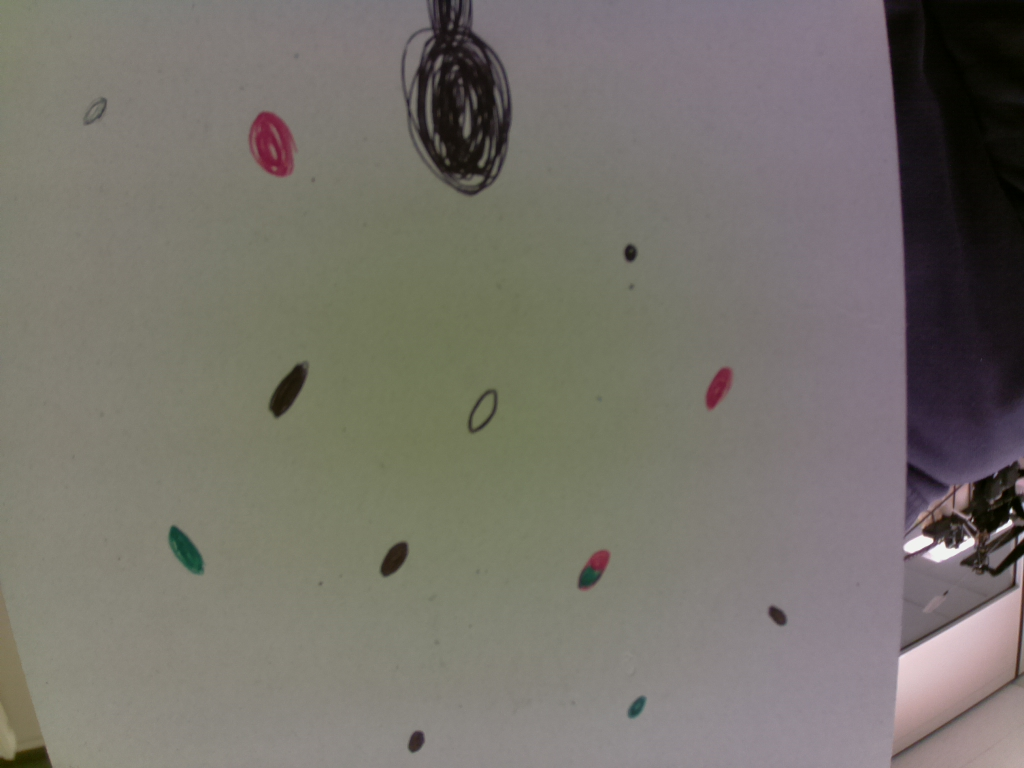
#> input picture Programma_Prova1_Raspberry/Trappola/2017_12_7_15.jpg, 1024 x 768 px, given in place of 2026_11_20_11.jpg, which was not available
$ python -i elabora_immagine.py   (imports and definitions only)
#> lines starting #> are read from the running program, lines starting #| are printed output that depends on the picture; after the words box and inside, x2 and y2 are one past the last pixel; in counts of white or black regions, pixels touching at a corner belong together; pictures that were not available may be replaced by others from this repository, and a replacement may not be noted
### Programma_Prova1_Raspberry/data_ora.py
import datetime

i = datetime.datetime.now()

def data_ora_attuale():
    data_odierna = "%s_%s_%s_%s"%(i.year,i.month,i.day,i.hour)
    return data_odierna

def ora_attuale():
    return "%s_%s_%s_%s" %(i.hour)

def data_attuale():
    return "%s_%s_%s_%s" %(i.year,i.month,i.day)

### Programma_Prova1_Raspberry/elabora_immagine.py
#Funzioni per elaorazioni immagini.
#Pietro Rignanese 2017
#--------------------------------FliesFree-----------------------------

import cv2 as cv
import data_ora
import numpy as np
from matplotlib import pyplot as plt

  #Funzione per visualizzare lo scatto su schermo
def visual_scatto():
    img = cv.imread('/home/pi/FliesFree/Prove/Prove_Python/Flies_Free_Prova1/Trappola/%s.jpg' %data_ora.data_ora_attuale())
    cv.imshow('Scatto', img)
    cv.waitKey(0)

  #Funzione per cercare mosche nella foto scattata
def trova_mosche():
    img_rgb = cv.imread('/home/pi/FliesFree/Prove/Prove_Python/Flies_Free_Prova1/Trappola/%s.jpg' %data_ora.data_ora_attuale())
#> img_rgb is the input picture: shape (768, 1024, 3); mean B, G, R 107.1, 114, 117.9
    img_gray = cv.cvtColor(img_rgb, cv.COLOR_BGR2GRAY)
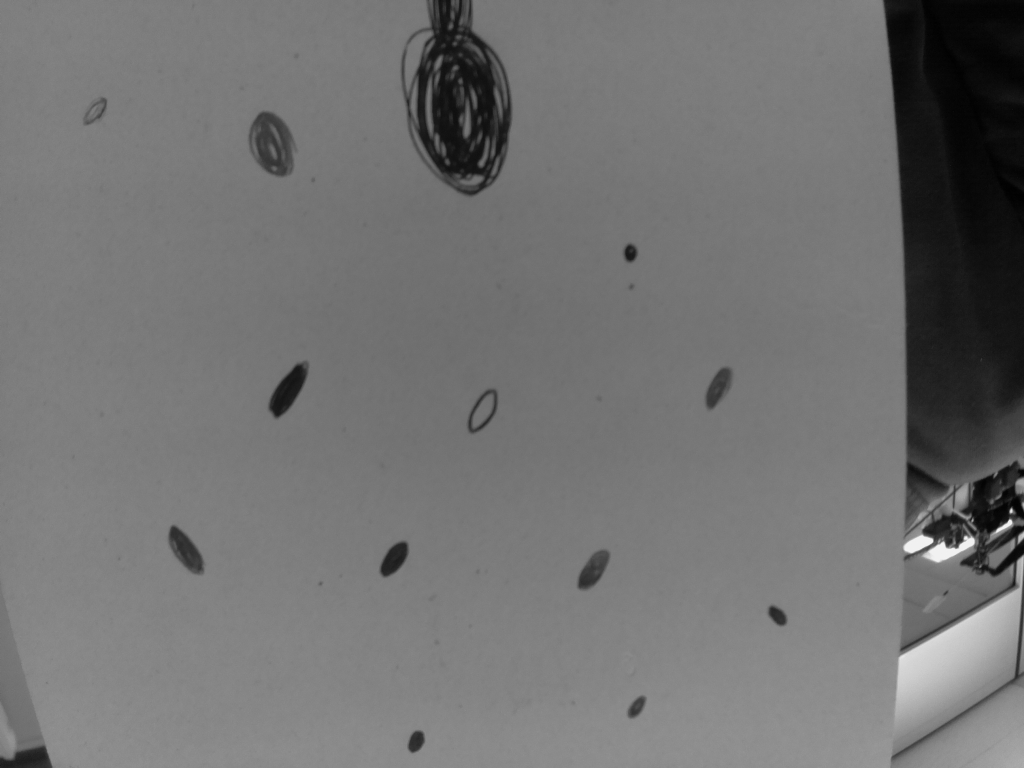
#> img_gray: shape (768, 1024); min 0, max 242, mean 114.4
    template1 = cv.imread('/home/pi/FliesFree/Prove/Prove_Python/Flies_Free_Prova1/Mosche/mosca1.jpg',0)
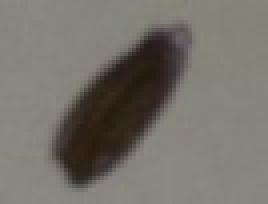
#> input picture Programma_Prova1_Raspberry/Mosche/mosca1.jpg, 67 x 51 px, found by its file name (shown 4 times larger)
#> template1: shape (51, 67); min 27, max 138, mean 114.2
    template2 = cv.imread('/home/pi/FliesFree/Prove/Prove_Python/Flies_Free_Prova1/Mosche/mosca2.jpg',0)
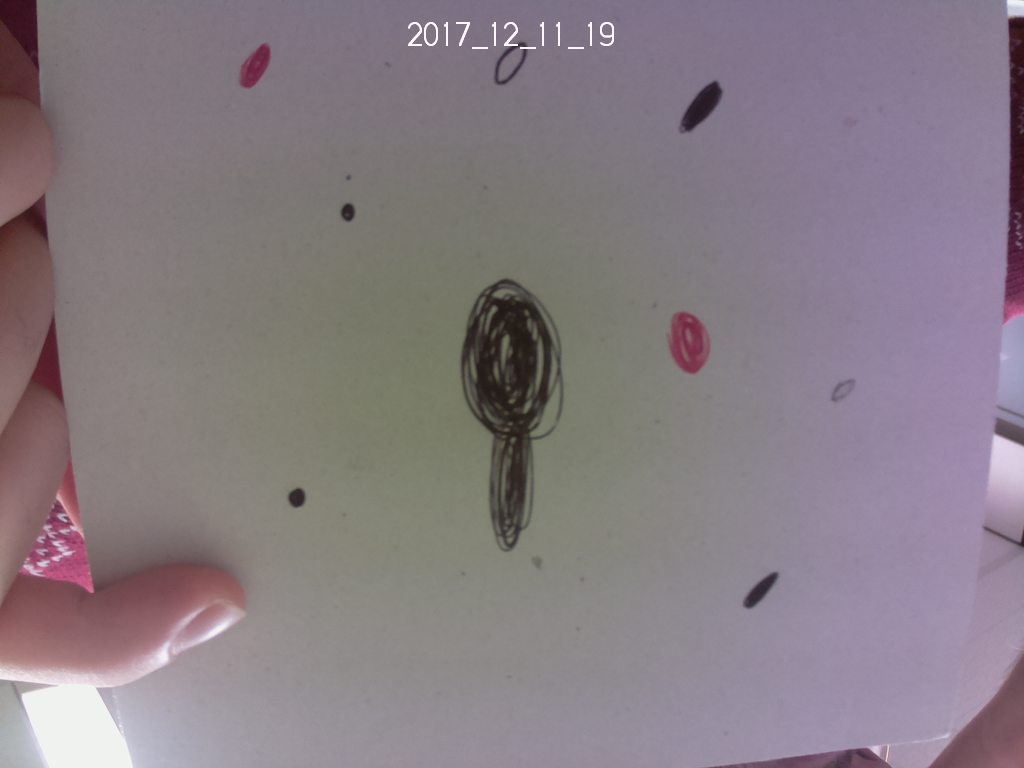
#> input picture Programma_Prova1_Raspberry/Trappola/2017_12_11_19.jpg, 1024 x 768 px, given in place of mosca2.jpg, which was not available
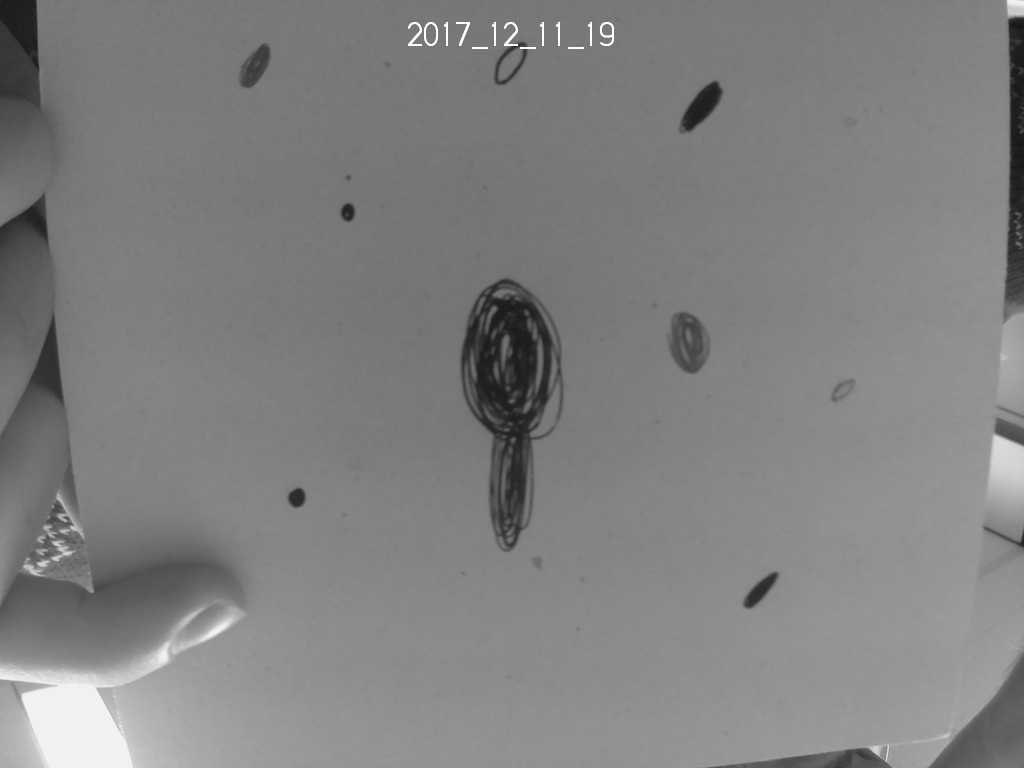
#> template2: shape (768, 1024); min 20, max 255, mean 128.6
    w, h = template1.shape[::-1]
#> w = 67; h = 51
    w2, h2 = template2.shape[::-1]
#> w2 = 1024; h2 = 768
    #----------Il confronto avviene su due immagini campioni----------
    res1 = cv.matchTemplate(img_gray,template1,cv.TM_CCOEFF_NORMED)
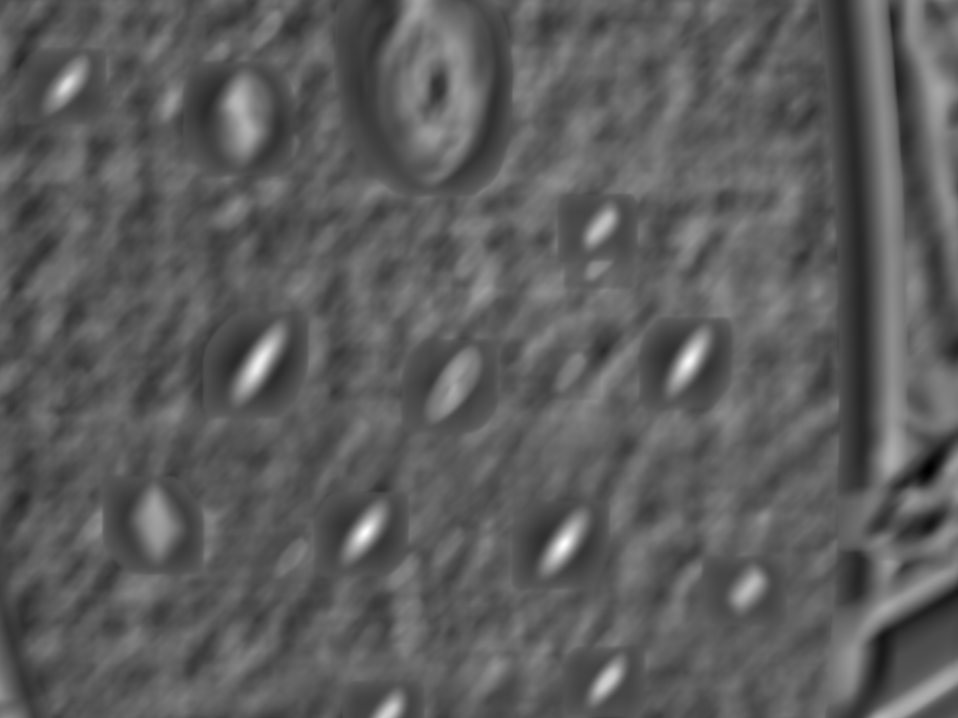
#> res1: shape (718, 958) float32; min -0.581, max 0.96, mean -0.0136; drawn with min black and max white
    res2 = cv.matchTemplate(img_gray,template2,cv.TM_CCOEFF_NORMED)
#> res2 = [0.0744]
    threshold = 0.8
    loc = np.where( res1 >= threshold)
#> loc = 341 positions, rows 354 to 551, columns 254 to 693
    loc2 = np.where( res2 >= threshold)
#> loc2 = (empty array, empty array)

    #Vengono evidenziate le zone dove sono state riscontrate delle mosche
    for pt in zip(*loc[::-1]):
        cv.rectangle(img_rgb, pt, (pt[0] + w, pt[1] + h), (0,0,255), 1)
#> this loop made 341 passes
#> pt on passes 1 to 3: (263, 354), (264, 354), (692, 354)
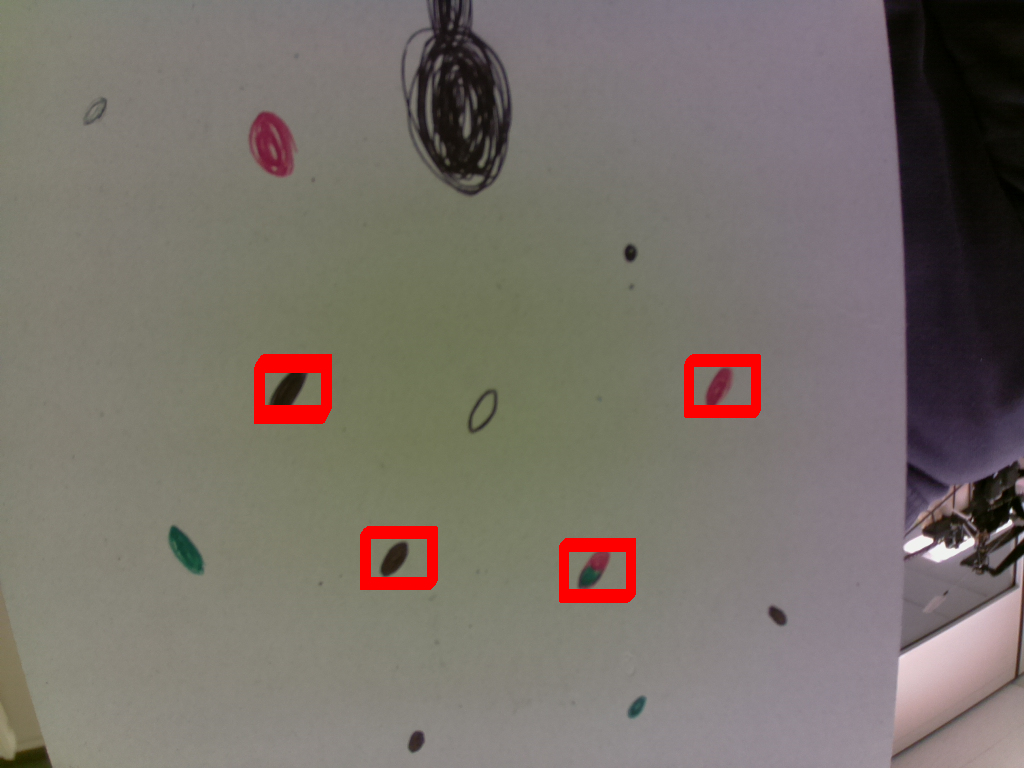
#> img_rgb: shape (768, 1024, 3); 1.51% of pixels changed, all inside (x1, y1, x2, y2) = (254, 354, 761, 603)
    for pt2 in zip(*loc2[::-1]):
        cv.rectangle(img_rgb, pt2, (pt2[0] + w2, pt2[1] + h2), (0,0,255), 1)
#> this loop made 0 passes

    #Viene salvata l'immagine con le relative mosche evidenziate
    cv.imwrite('Risultati/result_%s.png'%data_ora.data_ora_attuale(),img_rgb)

>>> result = trova_mosche()
